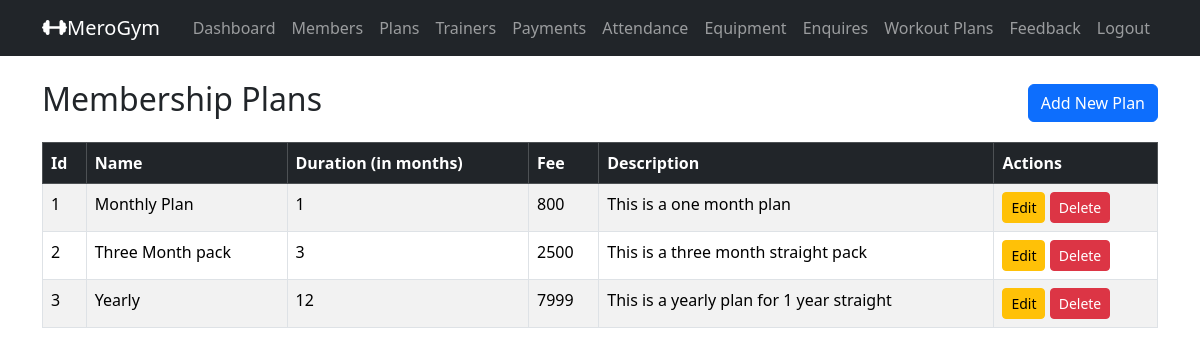
Before: /admin_plans/ (signed in) with the older database file.
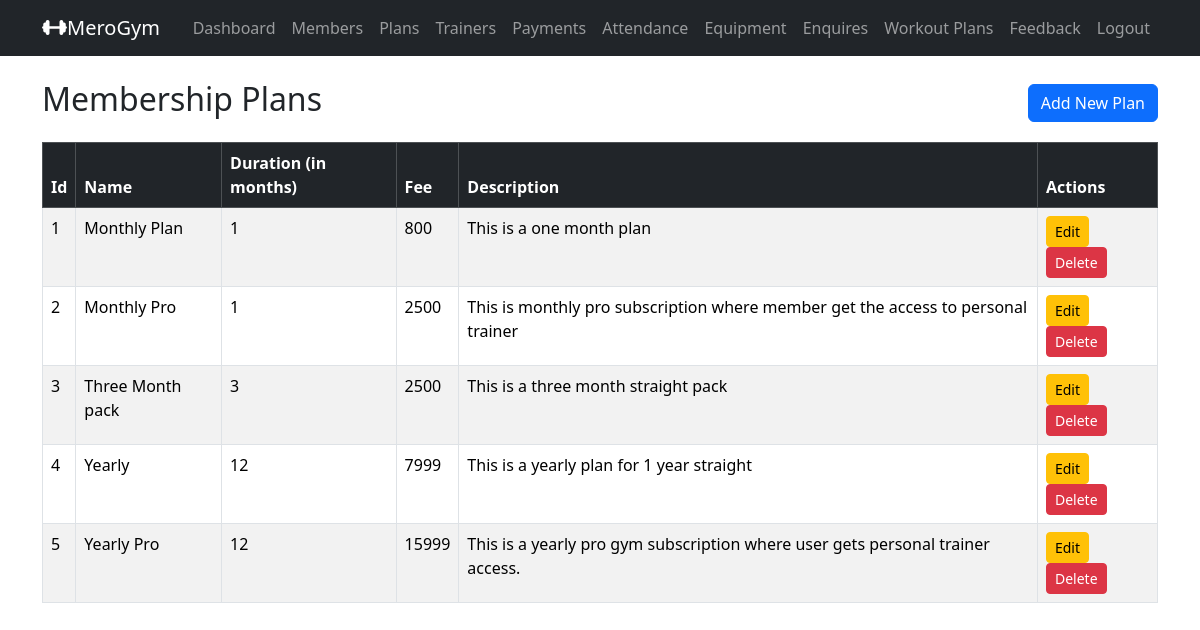
After: the same page with the newer database file.
### GymApp/models.py (models this page shows, shortened)
class MembershipPlan(models.Model):
    name = models.CharField(max_length=100)
    duration_months = models.PositiveIntegerField()
    fee = models.PositiveIntegerField()
    description = models.TextField(blank=True)

### GymApp/views.py (the view)
    def wrapper(request, *args, **kwargs):
        if not request.user.is_authenticated or getattr(request.user, 'role', None) != 'ADMIN':
            messages.error(request, 'You must be logged in as an admin to access this page.')
            return redirect('admin_login')  # Redirect to the admin login page
        return view_func(request, *args, **kwargs)

### GymApp/views.py (called while the page is built)
def admin_required(view_func):
    def wrapper(request, *args, **kwargs):
        if not request.user.is_authenticated or getattr(request.user, 'role', None) != 'ADMIN':
            messages.error(request, 'You must be logged in as an admin to access this page.')
            return redirect('admin_login')  # Redirect to the admin login page
        return view_func(request, *args, **kwargs)
    return wrapper

@admin_required
def admin_plans_list(request):
    plans = MembershipPlan.objects.all().order_by('duration_months') # Fetch all membership plans from the database and order them by duration
    return render(request, 'admin_plans_list.html', {'plans': plans})

### GymApp/templates/admin_plans_list.html (shortened to what this page needs)
{% extends 'base.html' %}
{% block content %}
<div class="d-flex justify-content-between align-items-center mb-3">
    <h2>Membership Plans</h2>
    <a href="{% url 'admin_plan_add' %}" class="btn btn-primary">Add New Plan</a>
</div>
<table class="table table-bordered table-striped">
    <thead class="table-dark">
        <tr>
            <th>Id</th>
            <th>Name</th>
            <th>Duration (in months)</th>
            <th>Fee</th>
            <th>Description</th>
            <th>Actions</th>
        </tr>
    </thead>
    <tbody>
        {% for plan in plans %}
        <tr>
            <td>{{ forloop.counter }}</td>
            <td>{{ plan.name }}</td>
            <td>{{ plan.duration_months}}</td>
            <td>{{ plan.fee }}</td>
            <td>{{ plan.description|default:"No Description" }}</td>
            <td>
                <a href="{% url 'admin_plan_edit' plan.id %}" class="btn btn-sm btn-warning">Edit</a>
                <form method="post" action="{% url 'admin_plan_delete' plan.id %}" style="display:inline;">
                    <button type="submit" class="btn btn-sm btn-danger" onclick="return confirm('Are you sure you want to delete this plan?');">Delete</button>
                </form>
            </td>
        </tr>
        {% empty %}
        <tr>
            <td colspan="6" class="text-center">No plans available.</td>
        </tr>
        {% endfor %}
</table>
{% endblock %}

Changed rows visible on the page:
added MembershipPlan: name "Monthly Pro", duration_months "1", fee "2500", description "This is monthly pro subscription where member get the access to personal trainer"
added MembershipPlan: name "Yearly Pro", duration_months "12", fee "15999", description "This is a yearly pro gym subscription where user gets personal trainer access."
